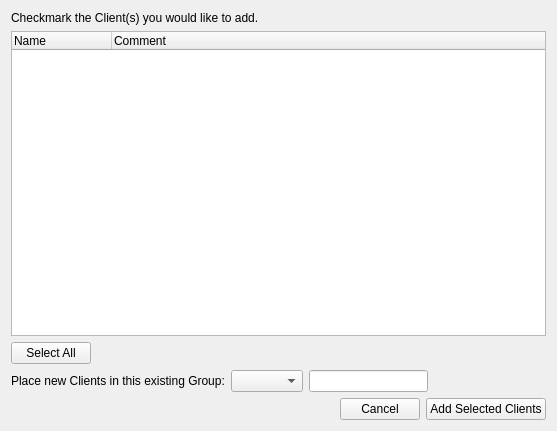
<?xml version="1.0" encoding="UTF-8"?>
<ui version="4.0">
 <class>CNewClientsFromFile</class>
 <widget class="QWidget" name="CNewClientsFromFile">
  <property name="geometry">
   <rect>
    <x>0</x>
    <y>0</y>
    <width>557</width>
    <height>431</height>
   </rect>
  </property>
  <property name="windowTitle">
   <string>Add new Clients from file</string>
  </property>
  <layout class="QVBoxLayout" name="verticalLayout_2">
   <item>
    <widget class="QLabel" name="label">
     <property name="text">
      <string>Checkmark the Client(s) you would like to add.</string>
     </property>
    </widget>
   </item>
   <item>
    <widget class="QTreeWidget" name="m_listOfClients">
     <property name="editTriggers">
      <set>QAbstractItemView::NoEditTriggers</set>
     </property>
     <property name="selectionMode">
      <enum>QAbstractItemView::ExtendedSelection</enum>
     </property>
     <property name="rootIsDecorated">
      <bool>false</bool>
     </property>
     <property name="uniformRowHeights">
      <bool>true</bool>
     </property>
     <property name="itemsExpandable">
      <bool>false</bool>
     </property>
     <column>
      <property name="text">
       <string>Name</string>
      </property>
     </column>
     <column>
      <property name="text">
       <string>Comment</string>
      </property>
     </column>
    </widget>
   </item>
   <item>
    <layout class="QHBoxLayout" name="horizontalLayout">
     <item>
      <widget class="QPushButton" name="selectAllPB">
       <property name="text">
        <string>Select All</string>
       </property>
      </widget>
     </item>
     <item>
      <spacer name="horizontalSpacer">
       <property name="orientation">
        <enum>Qt::Horizontal</enum>
       </property>
       <property name="sizeHint" stdset="0">
        <size>
         <width>40</width>
         <height>20</height>
        </size>
       </property>
      </spacer>
     </item>
    </layout>
   </item>
   <item>
    <layout class="QHBoxLayout" name="horizontalLayout_3">
     <item>
      <widget class="QLabel" name="label_3">
       <property name="text">
        <string>Place new Clients in this existing Group:</string>
       </property>
      </widget>
     </item>
     <item>
      <widget class="QComboBox" name="theGroups"/>
     </item>
     <item>
      <widget class="SearchLineEdit" name="searchField">
       <property name="sizePolicy">
        <sizepolicy hsizetype="MinimumExpanding" vsizetype="Fixed">
         <horstretch>0</horstretch>
         <verstretch>0</verstretch>
        </sizepolicy>
       </property>
      </widget>
     </item>
     <item>
      <spacer name="horizontalSpacer_3">
       <property name="orientation">
        <enum>Qt::Horizontal</enum>
       </property>
       <property name="sizeHint" stdset="0">
        <size>
         <width>40</width>
         <height>20</height>
        </size>
       </property>
      </spacer>
     </item>
    </layout>
   </item>
   <item>
    <layout class="QHBoxLayout" name="bottomButtonLayout">
     <item>
      <spacer name="horizontalSpacer_4">
       <property name="orientation">
        <enum>Qt::Horizontal</enum>
       </property>
       <property name="sizeHint" stdset="0">
        <size>
         <width>40</width>
         <height>20</height>
        </size>
       </property>
      </spacer>
     </item>
     <item>
      <widget class="QPushButton" name="cancelButton">
       <property name="text">
        <string>Cancel</string>
       </property>
      </widget>
     </item>
     <item>
      <widget class="QPushButton" name="addClientsButton">
       <property name="sizePolicy">
        <sizepolicy hsizetype="Fixed" vsizetype="Fixed">
         <horstretch>0</horstretch>
         <verstretch>0</verstretch>
        </sizepolicy>
       </property>
       <property name="text">
        <string>Add Selected Clients</string>
       </property>
       <property name="shortcut">
        <string>Return</string>
       </property>
      </widget>
     </item>
    </layout>
   </item>
  </layout>
 </widget>
 <customwidgets>
  <customwidget>
   <class>SearchLineEdit</class>
   <extends>QLineEdit</extends>
   <header>FileWaveGuiLib/searchlineedit/searchlineedit.h</header>
  </customwidget>
 </customwidgets>
 <resources/>
 <connections/>
</ui>
